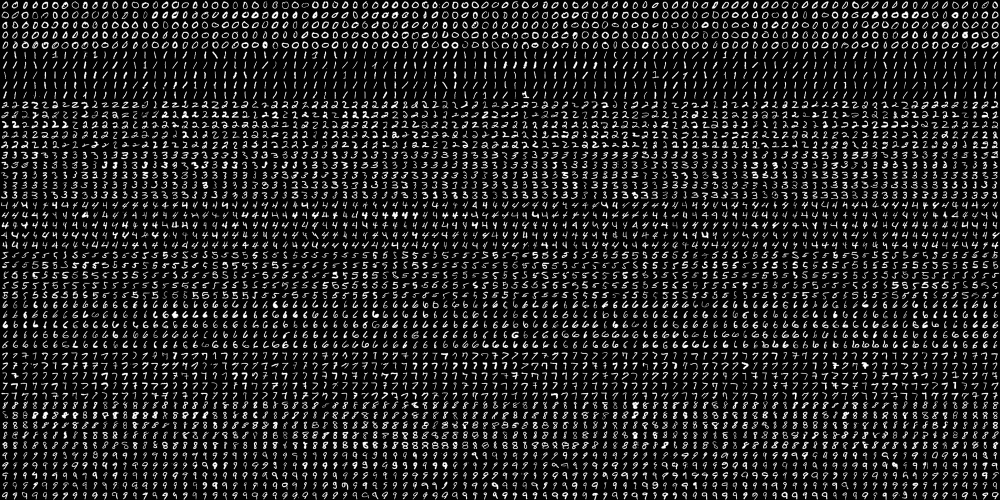
#> input picture SVM2/digits.png, 2000 x 1000 px (shown at 1/2 size)
$ python SVM2_02digit.py   (older library calls are emulated)
#> lines starting #> are read from the running program, lines starting #| are printed output that depends on the picture
"""
Handwritten digits recognition using SVM and HoG features and varying the number of
training/testing images with pre-processing(deskew & hog) of the images
KNN에서 실험했던 것처럼 deskew 보정과 hog 추출한 결과를 가지고 SVM으로 분류 처리를 시행해 본다.

참고:
    이 프로그램은 아래 프로그램에서는 분류과정을 KNN으로 했던 것을 SVM으로 대치한 점이 다르다.
    2_4_knn_handwritten_digits_recognition_k_training_testing_preprocessing_hog.py
    위의 프로그램은 KNN 실행전에 deskew 보정과 hog 추출을 수행한다.

주의:
    이 프로그램의 수행을 위해서는 현재 폴더 위의 data 폴더에 다음 파일이 준비되어 있어야 한다.
        '../data/digits.png'

hog descriptor size: '144'

Training KNN(skew correction & Hog) model using 500 training data, which is 10.00% ...
4500: k:Acc => 1:95.9 2:95.6 3:96.0 4:96.1 5:96.0 6:95.8 7:95.8 8:95.7 9:95.8

Training KNN(skew correction & Hog) model using 1000 training data, which is 20.00% ...
4000: k:Acc => 1:96.7 2:96.7 3:97.1 4:97.4 5:97.0 6:97.1 7:96.9 8:96.9 9:96.8

Training KNN(skew correction & Hog) model using 1500 training data, which is 30.00% ...
3500: k:Acc => 1:97.0 2:96.9 3:97.2 4:97.4 5:97.3 6:97.4 7:97.3 8:97.3 9:97.1

Training KNN(skew correction & Hog) model using 2000 training data, which is 40.00% ...
3000: k:Acc => 1:97.4 2:97.0 3:97.5 4:97.6 5:97.7 6:97.8 7:97.8 8:97.6 9:97.5

Training KNN(skew correction & Hog) model using 2500 training data, which is 50.00% ...
2500: k:Acc => 1:97.5 2:97.3 3:97.8 4:97.8 5:97.7 6:97.8 7:97.9 8:97.7 9:97.6

Training KNN(skew correction & Hog) model using 3000 training data, which is 60.00% ...
2000: k:Acc => 1:97.7 2:97.5 3:97.8 4:97.8 5:97.8 6:97.7 7:98.0 8:97.9 9:97.8

Training KNN(skew correction & Hog) model using 3500 training data, which is 70.00% ...
1500: k:Acc => 1:97.6 2:97.5 3:97.9 4:97.8 5:97.9 6:97.8 7:98.0 8:97.9 9:98.0

Training KNN(skew correction & Hog) model using 4000 training data, which is 80.00% ...
1000: k:Acc => 1:97.3 2:97.6 3:97.5 4:97.4 5:97.4 6:97.5 7:97.5 8:97.5 9:97.7

Training KNN(skew correction & Hog) model using 4500 training data, which is 90.00% ...
500: k:Acc => 1:97.6 2:98.6 3:98.0 4:98.2 5:97.6 6:98.0 7:97.6 8:97.8 9:98.0

결과(1): 2_4_knn 예제에서 사용한 deskew와 같은 크기(144)의 hog 기술자를 사용했을 경우
90% 학습시켰을 때: SVM=99.00%, 2-NN=98.6(best), 1-NN:97.6(worst)
80% 학습시켰을 때: SVM=98.70%, 9-NN=97.7(best), 1-NN:97.3(worst)
70% 학습시켰을 때: SVM=98.87%, 7-NN=98.0(best), 1-NN:97.6(worst)
60% 학습시켰을 때: SVM=98.70%, 7-NN=98.0(best), 2-NN:97.5(worst)
50% 학습시켰을 때: SVM=98.60%, 7-NN=97.9(best), 2-NN:97.3(worst)
40% 학습시켰을 때: SVM=98.50%, 6-NN=97.8(best), 2-NN:97.0(worst)
30% 학습시켰을 때: SVM=98.00%, 4-NN=97.4(best), 1-NN:97.0(worst)
20% 학습시켰을 때: SVM=98.78%, 4-NN=97.4(best), 1-NN:96.7(worst)
10% 학습시켰을 때: SVM=98.13%, 4-NN=96.1(best), 8-NN:95.7(worst)
==> 전반적으로 KNN에서 K를 잘 선택했을 때 보다도 우수하다.


결과(2): hog의 크기를 더 크게하면 미미하지만 좀더 정확도가 정확도가 증가하는 모습을 관찰할 수 있다.
    50%를 학습에 사용했을 때 정확도 98.60%, descriptor size: 144:
        hog = cv2.HOGDescriptor((SIZE_IMAGE, SIZE_IMAGE), (8, 8), (4, 4), (8, 8), 9, 1, -1, 0, 0.2, 1, 64, True)
    90%를 학습에 사용했을 때 정확도 99.00%, descriptor size: 144:
        hog = cv2.HOGDescriptor((SIZE_IMAGE, SIZE_IMAGE), (8, 8), (4, 4), (8, 8), 9, 1, -1, 0, 0.2, 1, 64, True)

    50%를 학습에 사용했을 때 정확도 98.71 %, descriptor size: 719:
        hog = cv2.HOGDescriptor((SIZE_IMAGE, SIZE_IMAGE), (12, 12), (4, 4), (4, 4), 9, 1, -1, 0, 0.2, 1, 64, True)
    90%를 학습에 사용했을 때 정확도 99.4 %, descriptor size: 719:
        hog = cv2.HOGDescriptor((SIZE_IMAGE, SIZE_IMAGE), (12, 12), (4, 4), (4, 4), 9, 1, -1, 0, 0.2, 1, 64, True)


참고: 이 예제와 거의 같은 예제가 다음 링크에 소개 되어 있다.
    Handwritten Digits Classification : An OpenCV ( C++ / Python ) Tutorial
        https://learnopencv.com/handwritten-digits-classification-an-opencv-c-python-tutorial/


HoG 원리 설명 자료
    Histogram of Oriented Gradients explained using OpenCV
        https://learnopencv.com/histogram-of-oriented-gradients/


HOGDescriptor()
    creates the HOG descriptor and detector with default params.
    default: HOGDescriptor(Size(64,128), Size(16,16), Size(8,8), Size(8,8), 9 )

HOGDescriptor() [2/4]
    cv::HOGDescriptor::HOGDescriptor(Size 	_winSize,
    Size 	_blockSize,
    Size 	_blockStride,
    Size 	_cellSize,
    int 	_nbins,
    int 	_derivAperture = 1,
    double 	_winSigma = -1,
    HOGDescriptor::HistogramNormType 	_histogramNormType = HOGDescriptor::L2Hys,
    double 	_L2HysThreshold = 0.2,
    bool 	_gammaCorrection = false,
    int 	_nlevels = HOGDescriptor::DEFAULT_NLEVELS,
    bool 	_signedGradient = false
    )


Computes HOG descriptors of given image.
virtual void cv::HOGDescriptor::compute	(InputArray 	img,
    std::vector< float > & 	descriptors,
    Size 	winStride = Size(),
    Size 	padding = Size(),
    const std::vector< Point > & 	locations = std::vector< Point >()
    )
    Parameters
        img:	Matrix of the type CV_8U containing an image where HOG features will be calculated.
        descriptors:	Matrix of the type CV_32F
        winStride:	Window stride. It must be a multiple of block stride.
        padding:	Padding
        locations:	Vector of Point


detectMultiScale() [1/2]
참고: HOG detectMultiScale parameters explained
    https://www.pyimagesearch.com/2015/11/16/hog-detectmultiscale-parameters-explained/
virtual void cv::HOGDescriptor::detectMultiScale(InputArray 	img,
    std::vector< Rect > & 	foundLocations,
    std::vector< double > & 	foundWeights,
    double 	hitThreshold = 0,
    Size 	winStride = Size(),
    Size 	padding = Size(),
    double 	scale = 1.05,
    double 	finalThreshold = 2.0,
    bool 	useMeanshiftGrouping = false
    )

Parameters
    img:	Matrix of the type CV_8U or CV_8UC3 containing an image where objects are detected.
    foundLocations:	Vector of rectangles where each rectangle contains the detected object.
    foundWeights:	Vector that will contain confidence values for each detected object.
    hitThreshold:	Threshold for the distance between features and SVM classifying plane. Usually it is 0 and should be specified in the detector coefficients (as the last free coefficient). But if the free coefficient is omitted (which is allowed), you can specify it manually here.
    winStride:	Window stride. It must be a multiple of block stride.
    padding:	Padding
    scale:	Coefficient of the detection window increase.
    finalThreshold:	Final threshold
    useMeanshiftGrouping:	indicates grouping algorithm

• img: 입력 영상. cv2.CV_8UC1 또는 cv2.CV_8UC3.
• hitThreshold: 특징 벡터와 SVM 분류 평면까지의 거리에 대한 임계값
• winStride: 셀 윈도우 이동 크기. (0, 0) 지정 시 셀 크기와 같게 설정.
• padding: 패딩 크기
• scale: 검색 윈도우 크기 확대 비율. 기본값은 1.05.
• finalThreshold: 검출 결정을 위한 임계값
• useMeanshiftGrouping: 겹쳐진 검색 윈도우를 합치는 방법 지정 플래그
• foundLocations: (출력) 검출된 사각형 영역 정보
• foundWeights: (출력) 검출된 사각형 영역에 대한 신뢰도


"""

# Import required packages:
import cv2
import numpy as np

# Constants:
SIZE_IMAGE = 20
NUMBER_CLASSES = 10

def sort_accuracy(accuracy_list):   # C, gamma, accuracy
    # 정확고가 높은 것부터 낮은 순으로 소팅한다.
    # lambda 인자는 어차피 dummy parameter이므로 아무 문자나 써도 상관 없다.
    # 2번 인자에 기반해서 소팅한다.
    accuracy_list2 = sorted(accuracy_list, key=lambda _: _[2], reverse=True)
    return accuracy_list2

def load_digits_and_labels(big_image):
    """ Returns all the digits from the 'big' image and creates the corresponding labels for each image"""
#> called with big_image = 'digits.png'

    # Load the 'big' image containing all the digits:
    digits_img = cv2.imread(big_image, 0)
#> digits_img is the input picture: shape (1000, 2000); min 0, max 255, mean 33.8

    # Get all the digit images from the 'big' image:
    number_rows = digits_img.shape[1] / SIZE_IMAGE
#> number_rows = 100
    rows = np.vsplit(digits_img, digits_img.shape[0] / SIZE_IMAGE)
#> rows = 50 items

    digits = []
    for row in rows:
        row_cells = np.hsplit(row, number_rows)
        for digit in row_cells:
            digits.append(digit)
#> this loop made 50 passes
#> after the loop, digits = 5000 items
    digits = np.array(digits)

    # Create the labels for each image:
    labels = np.repeat(np.arange(NUMBER_CLASSES), len(digits) / NUMBER_CLASSES)
#> labels = 5000 values from 0 to 9
    return digits, labels


def deskew(img):
    """Pre-processing of the images"""

    m = cv2.moments(img)
    if abs(m['mu02']) < 1e-2:
        return img.copy()
    skew = m['mu11'] / m['mu02']
    M = np.float32([[1, skew, -0.5 * SIZE_IMAGE * skew], [0, 1, 0]])
    img = cv2.warpAffine(img, M, (SIZE_IMAGE, SIZE_IMAGE), flags=cv2.WARP_INVERSE_MAP | cv2.INTER_LINEAR)
    return img


def svm_init(C=12.5, gamma=0.50625):
    """Creates empty model and assigns main parameters"""

    model = cv2.ml.SVM_create()
    model.setGamma(gamma)
    model.setC(C)
    model.setKernel(cv2.ml.SVM_RBF)
    model.setType(cv2.ml.SVM_C_SVC)
    model.setTermCriteria((cv2.TERM_CRITERIA_MAX_ITER, 100, 1e-6))

    return model


def svm_train(model, samples, responses):
    """Trains the model using the samples and the responses"""

    model.train(samples, cv2.ml.ROW_SAMPLE, responses)
    return model


def svm_predict(model, samples):
    """Predicts the response based on the trained model"""

    return model.predict(samples)[1].ravel()


def svm_evaluate(model, samples, labels):
    """Calculates the accuracy of the trained model"""

    predictions = svm_predict(model, samples)
    accuracy = (labels == predictions).mean()
    #print('Percentage Accuracy: %.2f %%' % (accuracy * 100))   ########### 2) 주석풀고 return 지우기
    return accuracy * 100

def get_hog():
    # Get hog descriptor
    # cv2.HOGDescriptor(winSize, blockSize, blockStride, cellSize, nbins, derivAperture, winSigma, histogramNormType,
    # L2HysThreshold, gammaCorrection, nlevels, signedGradient)

    # descriptor size: 144, Percentage Accuracy: 98.60 %
    hog = cv2.HOGDescriptor((SIZE_IMAGE, SIZE_IMAGE), (8, 8), (4, 4), (8, 8), 9, 1, -1, 0, 0.2, 1, 64, True)

    # descriptor size: 144, Percentage Accuracy: 97.96 %
    #hog = cv2.HOGDescriptor((SIZE_IMAGE, SIZE_IMAGE), (16, 16), (4, 4), (8, 8), 9, 1, -1, 0, 0.2, 1, 64, True)

    # get descriptor size: 441, Percentage Accuracy: 95.56 %
    #hog = cv2.HOGDescriptor((SIZE_IMAGE, SIZE_IMAGE), (8, 8), (2, 2), (8, 8), 9, 1, -1, 0, 0.2, 1, 64, True)

    # get descriptor size: 324, Percentage Accuracy: 97.92 %
    #hog = cv2.HOGDescriptor((SIZE_IMAGE, SIZE_IMAGE), (10, 10), (2, 2), (10, 10), 9, 1, -1, 0, 0.2, 1, 64, True)

    # get descriptor size: 576, Percentage Accuracy: 92.88 %
    #hog = cv2.HOGDescriptor((SIZE_IMAGE, SIZE_IMAGE), (6, 6), (2, 2), (6, 6), 9, 1, -1, 0, 0.2, 1, 64, True)

    # get descriptor size: 900, Percentage Accuracy: 97.80 %
    #hog = cv2.HOGDescriptor((SIZE_IMAGE, SIZE_IMAGE), (12, 12), (2, 2), (6, 6), 9, 1, -1, 0, 0.2, 1, 64, True)

    # get descriptor size: 324, Percentage Accuracy: 98.60 %
    #hog = cv2.HOGDescriptor((SIZE_IMAGE, SIZE_IMAGE), (18, 18), (2, 2), (6, 6), 9, 1, -1, 0, 0.2, 1, 64, True)

    # get descriptor size: 36, Percentage Accuracy: 53.32 %
    #hog = cv2.HOGDescriptor((SIZE_IMAGE, SIZE_IMAGE), (19, 19), (1, 1), (19, 19), 9, 1, -1, 0, 0.2, 1, 64, True)

    # get descriptor size: 225, Percentage Accuracy: 94.76 %
    #hog = cv2.HOGDescriptor((SIZE_IMAGE, SIZE_IMAGE), (4, 4), (4, 4), (4, 4), 9, 1, -1, 0, 0.2, 1, 64, True)

    # get descriptor size: 576, Percentage Accuracy: 97.76 %
    #hog = cv2.HOGDescriptor((SIZE_IMAGE, SIZE_IMAGE), (8, 8), (4, 4), (4, 4), 9, 1, -1, 0, 0.2, 1, 64, True)

    # get descriptor size: 729, Percentage Accuracy: 98.72 %  ---------  best!!
    #hog = cv2.HOGDescriptor((SIZE_IMAGE, SIZE_IMAGE), (12, 12), (4, 4), (4, 4), 9, 1, -1, 0, 0.2, 1, 64, True)

    #hog = cv2.HOGDescriptor((SIZE_IMAGE, SIZE_IMAGE), (16, 16), (4, 4), (8, 8), 9, 1, -1, 0, 0.2, 1, 64, True)

    # """
    # 2_4_KNN 예제에서 사용하였던 hog 설정값과 같다.
    hog = cv2.HOGDescriptor(
            _winSize=(SIZE_IMAGE, SIZE_IMAGE),   # 디스크립터를 만들고자 하는 영상의 크기, (20, 20).
            _blockSize=(8, 8),       # h x w pixels. 정규화가 일어나는 단위, 각각의 cell은 여러 개의 block에 중첩되어 반영될 수 있다.
            _blockStride=(4, 4),
            _cellSize=(8, 8),        # h x w pixels. 1-D 히스토그램을 산출하는 기본 단위
            _nbins=9,                # number of orientation bins
            _derivAperture=1,        # default
            _winSigma=-1,            # default
            _histogramNormType=0,    # default
            _L2HysThreshold=0.2,     # default
            _gammaCorrection=1,      # default
            _nlevels=64,             # default
            _signedGradient=True)
    # """

    print(f"hog descriptor size={hog.getDescriptorSize()}")
    return hog


def raw_pixels(img):
    """Return raw pixels as feature from the image"""

    return img.flatten()


if __name__ == '__main__':
    # 1) Load all the digits and the corresponding labels:
    digits, labels = load_digits_and_labels('digits.png')
#> labels = 5000 values from 0 to 9

    # 2) Shuffle data
    # Constructs a random number generator:
    rand = np.random.RandomState(1234)
    # Randomly permute the sequence:
    shuffle = rand.permutation(len(digits))
#> shuffle = 5000 values, max 4999 at index 2969, min 0 at index 1989, mean 2499.5
    digits, labels = digits[shuffle], labels[shuffle]
#> labels = 5000 values, max 9 at index 6, min 0 at index 9, mean 4.5

    # 3) Create a HoG feature descriptor:
    hog = get_hog()
    #hog = get_hog2()

    # 4) Compute the descriptors for all the images.
    # In this case, the HoG descriptor is calculated
    hog_descriptors = []
    for img in digits:
        hog_descriptors.append(hog.compute(deskew(img)))
#> this loop made 5000 passes
#> (skew in deskew, M in deskew) on passes 1 to 3: (-0.0462, [[1, -0.0462, 0.462], [0, 1, 0]]), (-0.605, [[1, -0.605, 6.05], [0, 1, 0]]), (0.398, [[1, 0.398, -3.98], [0, 1, 0]])
#> pass 1, in deskew, `img = cv2.warpAffine(img, M, (SIZE_IMAGE, SIZE_IMAGE), flags=cv2.WARP_..`:
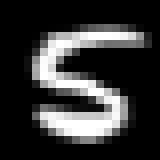
#> img: shape (20, 20) (shown 8 times larger); min 0, max 255, mean 53.7
#> pass 2, in deskew (call 2), `img = cv2.warpAffine(img, M, (SIZE_IMAGE, SIZE_IMAGE), flags=cv2.WARP_..`:
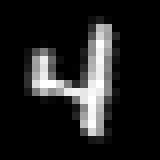
#> img: shape (20, 20) (shown 8 times larger); min 0, max 255, mean 32.8
#> pass 3, in deskew (call 3), `img = cv2.warpAffine(img, M, (SIZE_IMAGE, SIZE_IMAGE), flags=cv2.WARP_..`:
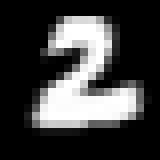
#> img: shape (20, 20) (shown 8 times larger); min 0, max 255, mean 63.8
#> after the loop, hog_descriptors = 5000 items
    #print(1, len(hog_descriptors), type(hog_descriptors[0]), hog_descriptors[0].shape); exit()
    # hog_descriptors = np.squeeze(hog_descriptors)      # squeeze() 할 필요없어 보여 삭제함.
    #print(2, len(hog_descriptors))

    # 5) 데이터를 학습용과 테스트 용으로 나눈다. 이들은 각각 영상과 레이블을 가진다.
    # At this point we split the data into training and testing:
    partition = int(0.9 * len(hog_descriptors))     # 90%를 학습, 10%를 테스트로 사용한다. 99.00%
#> partition = 4500
    # [10 lines of commented-out code are left out]
    hog_descriptors_train, hog_descriptors_test = np.split(hog_descriptors, [partition])
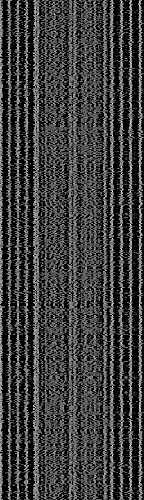
#> hog_descriptors_test: shape (500, 144) float32; min 0, max 0.995, mean 0.244
    labels_train, labels_test = np.split(labels, [partition])
#> labels_train = 4500 values, max 9 at index 6, min 0 at index 9, mean 4.5; labels_test = 500 values, max 9 at index 15, min 0 at index 8, mean 4.5
    print("5.1) 학습데이터:", type(hog_descriptors_train), hog_descriptors_train.shape, hog_descriptors_train.dtype)
#| 5.1) 학습데이터: <class 'numpy.ndarray'> (4500, 144) float32
    # (4500, 144) float32
    print("5.2) 학습레이블:", type(labels_train), labels_train.shape)    #  (4500,)
#| 5.2) 학습레이블: <class 'numpy.ndarray'> (4500,)


    gamma_list = [0.1, 0.3, 0.50625, 0.7, 0.9, 1.1, 1.3, 1.5]
    C_list = [12.5]
    accuracy_list = []
    for C in C_list:  # 수정 필요: 같은 곳에 여러번 그리면 구분이 안됨.
        for gamma in gamma_list:
            # 6) SVM 모델 객체를 하나 생성한다.
            # print('Training SVM model ...')
            model = svm_init(C=12.5, gamma=0.50625)
            # model = svm_init(C, gamma)

            # 7) 학습 데이터로 모델을 학습한다.
            #svm_train(model, hog_descriptors_train, labels_train)
            model.train(hog_descriptors_train, cv2.ml.ROW_SAMPLE, labels_train)

            acc = svm_evaluate(model, hog_descriptors_test, labels_test)
            print(f"C={C:4.1f}, gamma={gamma:3.1f}: accuracy={acc:5.2f}")
            accuracy_list.append((C, gamma, acc))
#> this loop made 1 pass
#> after the loop, accuracy_list = [(12.5, 0.1, 99), (12.5, 0.3, 99), (12.5, 0.506, 99), (12.5, 0.7, 99), (12.5, 0.9, 99), (12.5, 1.1, 99), (12.5, 1.3, 99), (12.5, 1.5, 99)]

    print("\n정확도 순으로 소팅해서 출력한 결과입니다.")
    accuracy_list2 = sort_accuracy(accuracy_list)
#> in sort_accuracy, `accuracy_list2 = sorted(accuracy_list, key=lambda _: _[2], reverse=True)`: accuracy_list2 has the same summary as accuracy_list outside sort_accuracy
#> accuracy_list2 has the same summary as accuracy_list
    for C, gamma, acc in accuracy_list2:
        print(f"C={C:4.1f}, gamma={gamma:3.1f}: accuracy={acc:5.2f}")
#> this loop made 8 passes
#> gamma on passes 1 to 8: 0.1, 0.3, 0.506, 0.7, 0.9, 1.1, 1.3, 1.5
#| C=12.5, gamma=0.1: accuracy=99.00
#| C=12.5, gamma=0.3: accuracy=99.00
#| C=12.5, gamma=0.5: accuracy=99.00
#| C=12.5, gamma=0.7: accuracy=99.00
#| C=12.5, gamma=0.9: accuracy=99.00
#| C=12.5, gamma=1.1: accuracy=99.00
#| C=12.5, gamma=1.3: accuracy=99.00
#| C=12.5, gamma=1.5: accuracy=99.00


    print('Evaluating model ... ')
    #svm_evaluate(model, hog_descriptors_test, labels_test)
    predictions = model.predict(hog_descriptors_test)[1].ravel()
#> predictions = 500 values, max 9 at index 15, min 0 at index 8, mean 4.48
    # predict()가 반환하는 것은 2개의 원로로 이루어진 튜플 정보이다. (retval, result)
    # 그중 results.shape=(test_data_길이, 1)
    accuracy = (labels_test == predictions).mean()
#> accuracy = 0.99
    print('Percentage Accuracy: %.2f %%' % (accuracy * 100))
#| Percentage Accuracy: 99.00 %
